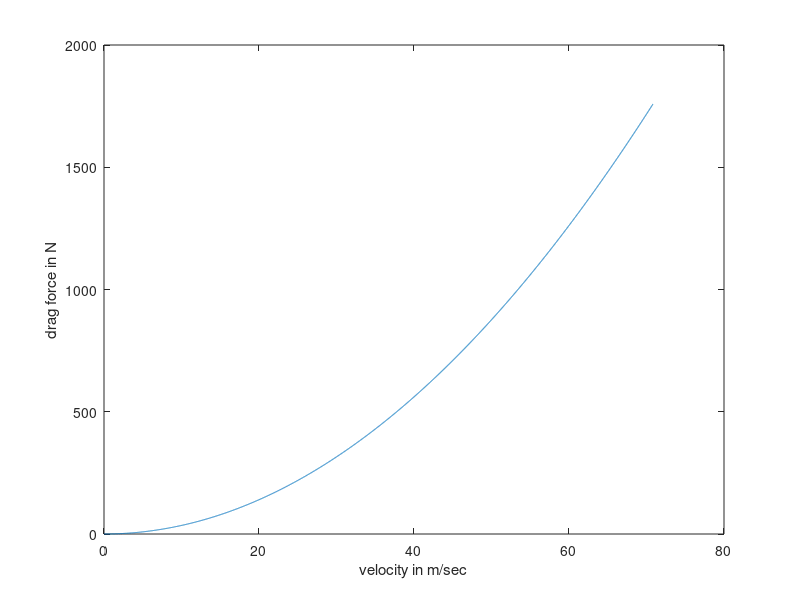

Source code (MATLAB):
close all
clear all
clc

% input parametes
A = 2.664;             %area in m3
p = 1.144;             %density in kg/m3
Cd = 0.23;             %coefficient of drag
V = [0:0.01:70.83];    %velocity in m/sec

drag = 0.5*A*Cd*p.*V.^2;

plot(V,drag)
xlabel('velocity in m/sec')
ylabel('drag force in N')